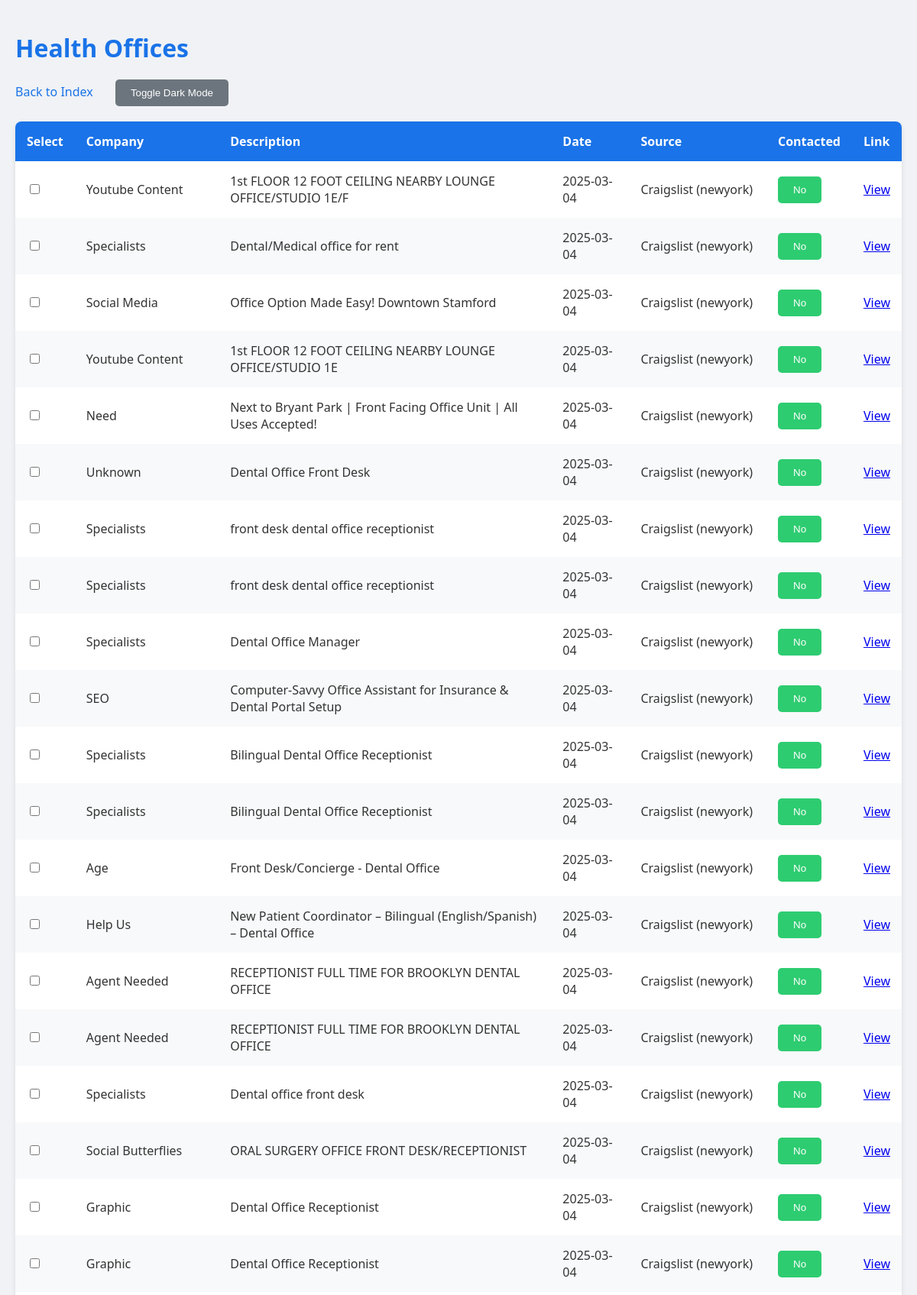
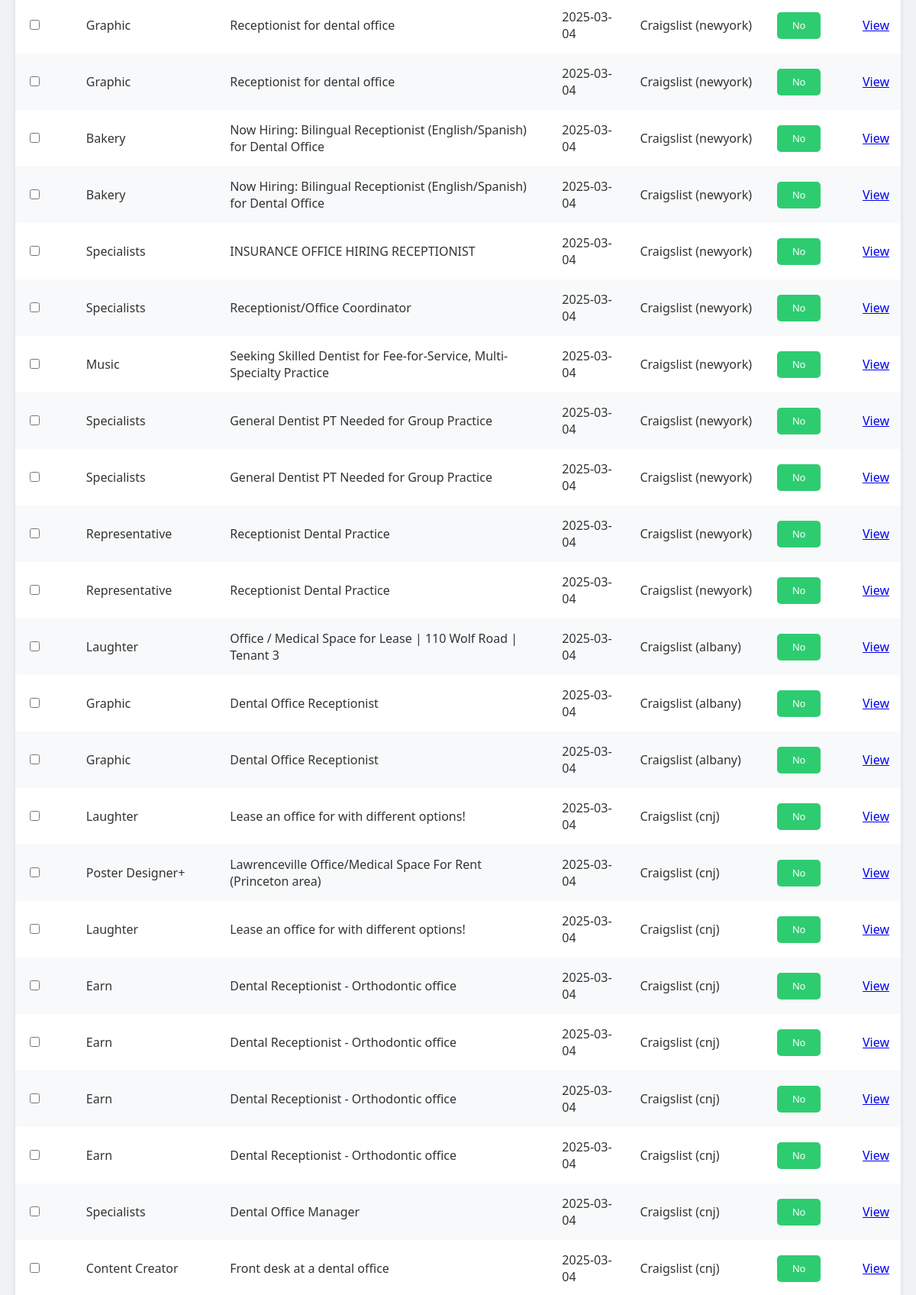
The page /health-offices (upper part) on the database its author committed (2 pictures, top to bottom).
### tables this page shows
CREATE TABLE health_offices (
            signal_id INTEGER PRIMARY KEY,
            company_id INTEGER,
            signal_type TEXT,
            description TEXT,
            date TEXT,
            url TEXT,
            source TEXT,
            contacted INTEGER DEFAULT 0,
            FOREIGN KEY (company_id) REFERENCES companies(company_id)
        );

### app.py (the view)
@app.route('/health-offices')
def health_offices_dashboard():
    conn = sqlite3.connect('data/abm_tool.db')
    c = conn.cursor()
    c.execute("SELECT DISTINCT i.signal_id, c.name, i.description, i.date, i.url, i.source, i.contacted FROM health_offices i JOIN companies c ON i.company_id = c.company_id ORDER BY i.date DESC")
    signals = c.fetchall()
    conn.close()
    print(f"Health offices fetched: {len(signals)}")  # Debug
    return render_template('dashboard.html', signals=signals, signal_type='HealthOffices', title='Health Offices')

### templates/dashboard.html (shortened to what this page needs)
<!DOCTYPE html>
<html lang="en">
  <head>
  </head>
  <body>
    <div class="container">
      <h1>{{ title }}</h1>
      <div class="nav">
        <a href="/">Back to Index</a>
        <button class="btn dark-mode-toggle" onclick="toggleDarkMode()">
          Toggle Dark Mode
        </button>
      </div>
      <form method="POST" action="/delete">
        <table>
          <thead>
            <tr>
              <th>Select</th>
              <th>Company</th>
              <th>Description</th>
              <th>Date</th>
              <th>
                {% if signal_type == 'Craigslist' %}City{% else %}Source{% endif
                %}
              </th>
              {% if signal_type != 'Craigslist' and signal_type != 'Ecom' and
              signal_type != 'X' %}
              <th>Contacted</th>
              {% endif %}
              <th>Link</th>
            </tr>
          </thead>
          <tbody>
            {% for signal in signals %}
            <tr>
              <td>
                <input
                  type="checkbox"
                  name="signal_ids"
                  value="{{ signal[0] }}"
                />
              </td>
              <td>{{ signal[1] }}</td>
              <td class="description">{{ signal[2] }}</td>
              <td>{{ signal[3] }}</td>
              <td>{{ signal[5] }}</td>
              {% if signal_type != 'Craigslist' and signal_type != 'Ecom' and
              signal_type != 'X' %}
              <td>
                <form
                  method="POST"
                  action="/toggle_contacted/{{ signal[0] }}"
                  style="display: inline"
                >
                  <button type="submit" class="btn contact-btn">
                    {{ 'Yes' if signal[6] else 'No' }}
                  </button>
                </form>
              </td>
              {% endif %}
              <td><a href="{{ signal[4] }}" target="_blank">View</a></td>
            </tr>
            {% endfor %}
          </tbody>
        </table>
        <br />
      </form>
    </div>
  </body>
</html>

### templates/dashboard.html (style rules this page uses)
body { font-family: "Segoe UI", Tahoma, Geneva, Verdana, sans-serif; background: #f0f2f5; color: #333; margin: 0; padding: 20px; transition: background 0.3s, color 0.3s; }
.container { max-width: 1200px; margin: 0 auto; }
h1 { font-size: 2em; margin-bottom: 20px; color: #1a73e8; }
.nav { margin-bottom: 20px; }
.nav a { color: #1a73e8; text-decoration: none; font-weight: 500; margin-right: 15px; }
table { width: 100%; border-collapse: collapse; background: white; box-shadow: 0 4px 6px rgba(0, 0, 0, 0.1); border-radius: 8px; overflow: hidden; }
th, td { padding: 15px; text-align: left; }
th { background: #1a73e8; color: white; font-weight: 600; }
tr:nth-child(even) { background: #f8f9fa; }
.description { max-width: 500px; word-wrap: break-word; }
.btn { padding: 10px 20px; border: none; border-radius: 5px; cursor: pointer; font-weight: 500; transition: background 0.2s; }
.contact-btn { background: #2ecc71; color: white; }
.dark-mode-toggle { background: #6c757d; color: white; margin-left: 10px; }

### rows shown on the page
health_offices: signal "Youtube Content", description "1st FLOOR 12 FOOT CEILING NEARBY LOUNGE OFFICE/STUDIO 1E/F", date "2025-03-04", source "Craigslist (newyork)", contacted "No"
health_offices: signal "Specialists", description "Dental/Medical office for rent", date "2025-03-04", source "Craigslist (newyork)", contacted "No"
health_offices: signal "Social Media", description "Office Option Made Easy! Downtown Stamford", date "2025-03-04", source "Craigslist (newyork)", contacted "No"
health_offices: signal "Youtube Content", description "1st FLOOR 12 FOOT CEILING NEARBY LOUNGE OFFICE/STUDIO 1E", date "2025-03-04", source "Craigslist (newyork)", contacted "No"
health_offices: signal "Need", description "Next to Bryant Park | Front Facing Office Unit | All Uses Accepted!", date "2025-03-04", source "Craigslist (newyork)", contacted "No"
health_offices: signal "Unknown", description "Dental Office Front Desk", date "2025-03-04", source "Craigslist (newyork)", contacted "No"
health_offices: signal "Specialists", description "front desk dental office receptionist", date "2025-03-04", source "Craigslist (newyork)", contacted "No"
health_offices: signal "Specialists", description "front desk dental office receptionist", date "2025-03-04", source "Craigslist (newyork)", contacted "No"
health_offices: signal "Specialists", description "Dental Office Manager", date "2025-03-04", source "Craigslist (newyork)", contacted "No"
health_offices: signal "SEO", description "Computer-Savvy Office Assistant for Insurance & Dental Portal Setup", date "2025-03-04", source "Craigslist (newyork)", contacted "No"
health_offices: signal "Specialists", description "Bilingual Dental Office Receptionist", date "2025-03-04", source "Craigslist (newyork)", contacted "No"
health_offices: signal "Specialists", description "Bilingual Dental Office Receptionist", date "2025-03-04", source "Craigslist (newyork)", contacted "No"
health_offices: signal "Age", description "Front Desk/Concierge - Dental Office", date "2025-03-04", source "Craigslist (newyork)", contacted "No"
health_offices: signal "Help Us", description "New Patient Coordinator – Bilingual (English/Spanish) – Dental Office", date "2025-03-04", source "Craigslist (newyork)", contacted "No"
health_offices: signal "Agent Needed", description "RECEPTIONIST FULL TIME FOR BROOKLYN DENTAL OFFICE", date "2025-03-04", source "Craigslist (newyork)", contacted "No"
health_offices: signal "Agent Needed", description "RECEPTIONIST FULL TIME FOR BROOKLYN DENTAL OFFICE", date "2025-03-04", source "Craigslist (newyork)", contacted "No"
health_offices: signal "Specialists", description "Dental office front desk", date "2025-03-04", source "Craigslist (newyork)", contacted "No"
health_offices: signal "Social Butterflies", description "ORAL SURGERY OFFICE FRONT DESK/RECEPTIONIST", date "2025-03-04", source "Craigslist (newyork)", contacted "No"
health_offices: signal "Graphic", description "Dental Office Receptionist", date "2025-03-04", source "Craigslist (newyork)", contacted "No"
health_offices: signal "Graphic", description "Dental Office Receptionist", date "2025-03-04", source "Craigslist (newyork)", contacted "No"
health_offices: signal "Graphic", description "Receptionist for dental office", date "2025-03-04", source "Craigslist (newyork)", contacted "No"
health_offices: signal "Graphic", description "Receptionist for dental office", date "2025-03-04", source "Craigslist (newyork)", contacted "No"
health_offices: signal "Bakery", description "Now Hiring: Bilingual Receptionist (English/Spanish) for Dental Office", date "2025-03-04", source "Craigslist (newyork)", contacted "No"
health_offices: signal "Bakery", description "Now Hiring: Bilingual Receptionist (English/Spanish) for Dental Office", date "2025-03-04", source "Craigslist (newyork)", contacted "No"
health_offices: signal "Specialists", description "INSURANCE OFFICE HIRING RECEPTIONIST", date "2025-03-04", source "Craigslist (newyork)", contacted "No"
health_offices: signal "Specialists", description "Receptionist/Office Coordinator", date "2025-03-04", source "Craigslist (newyork)", contacted "No"
health_offices: signal "Music", description "Seeking Skilled Dentist for Fee-for-Service, Multi-Specialty Practice", date "2025-03-04", source "Craigslist (newyork)", contacted "No"
health_offices: signal "Specialists", description "General Dentist PT Needed for Group Practice", date "2025-03-04", source "Craigslist (newyork)", contacted "No"
health_offices: signal "Specialists", description "General Dentist PT Needed for Group Practice", date "2025-03-04", source "Craigslist (newyork)", contacted "No"
health_offices: signal "Representative", description "Receptionist Dental Practice", date "2025-03-04", source "Craigslist (newyork)", contacted "No"
health_offices: signal "Representative", description "Receptionist Dental Practice", date "2025-03-04", source "Craigslist (newyork)", contacted "No"
health_offices: signal "Laughter", description "Office / Medical Space for Lease | 110 Wolf Road | Tenant 3", date "2025-03-04", source "Craigslist (albany)", contacted "No"
health_offices: signal "Graphic", description "Dental Office Receptionist", date "2025-03-04", source "Craigslist (albany)", contacted "No"
health_offices: signal "Graphic", description "Dental Office Receptionist", date "2025-03-04", source "Craigslist (albany)", contacted "No"
health_offices: signal "Laughter", description "Lease an office for with different options!", date "2025-03-04", source "Craigslist (cnj)", contacted "No"
health_offices: signal "Poster Designer+", description "Lawrenceville Office/Medical Space For Rent (Princeton area)", date "2025-03-04", source "Craigslist (cnj)", contacted "No"
health_offices: signal "Laughter", description "Lease an office for with different options!", date "2025-03-04", source "Craigslist (cnj)", contacted "No"
health_offices: signal "Earn", description "Dental Receptionist - Orthodontic office", date "2025-03-04", source "Craigslist (cnj)", contacted "No"
health_offices: signal "Earn", description "Dental Receptionist - Orthodontic office", date "2025-03-04", source "Craigslist (cnj)", contacted "No"
health_offices: signal "Earn", description "Dental Receptionist - Orthodontic office", date "2025-03-04", source "Craigslist (cnj)", contacted "No"
health_offices: signal "Earn", description "Dental Receptionist - Orthodontic office", date "2025-03-04", source "Craigslist (cnj)", contacted "No"
health_offices: signal "Specialists", description "Dental Office Manager", date "2025-03-04", source "Craigslist (cnj)", contacted "No"
health_offices: signal "Content Creator", description "Front desk at a dental office", date "2025-03-04", source "Craigslist (cnj)", contacted "No"

### other values the page prints
{{ title }} "Health Offices"
